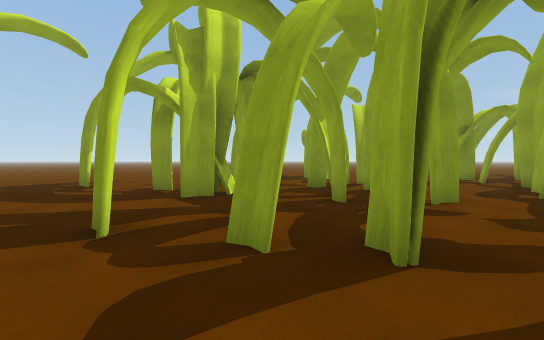
[1] (above)

18 first-person views from a walk through a scene from a Unity 3-D project. The camera is 1.4 m above the floor, tilts 2° down and sees 90° across. The floor is counted in squares, 2 m on a side. Each view is taken from the middle of a square. On the plan, view 1 faces up. The plan holds only what a view shows up to about 9 squares ahead; the rest is blank. The place goes on beyond the plan. Surface patterns are stand-ins for the level's own textures.

[2]
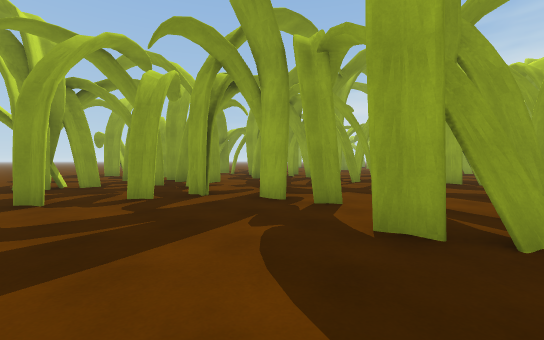

[3]
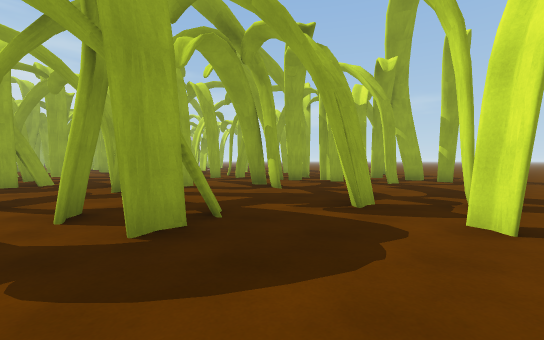

[4]
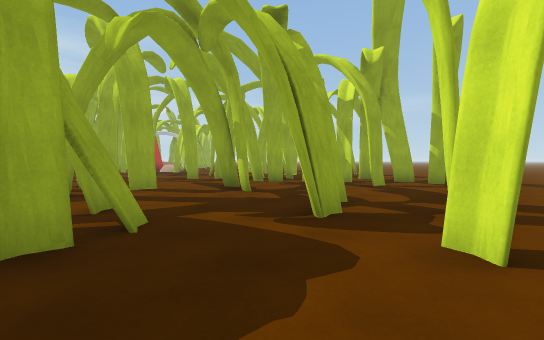

[5]
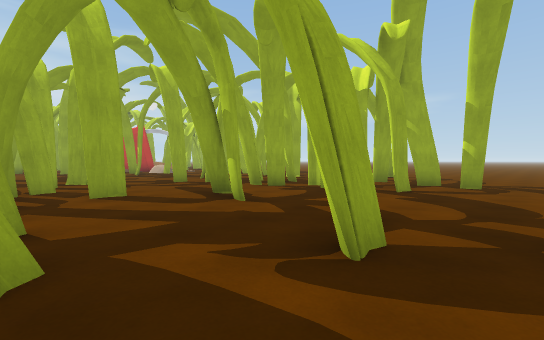

[6]
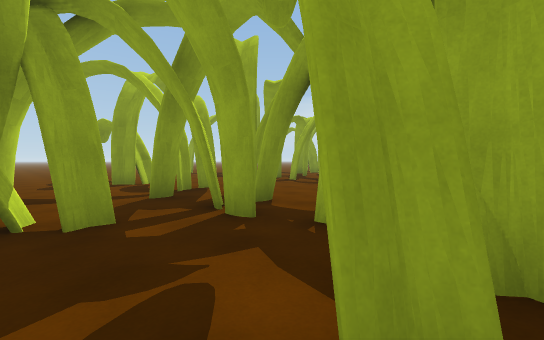

[7]
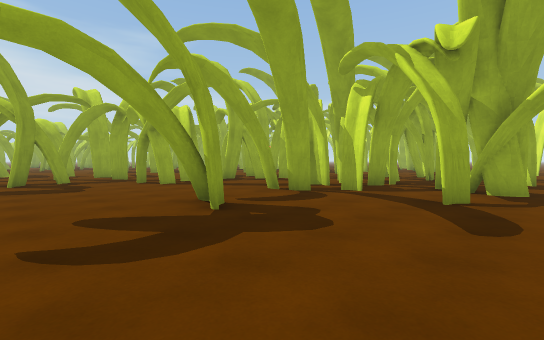

[8]
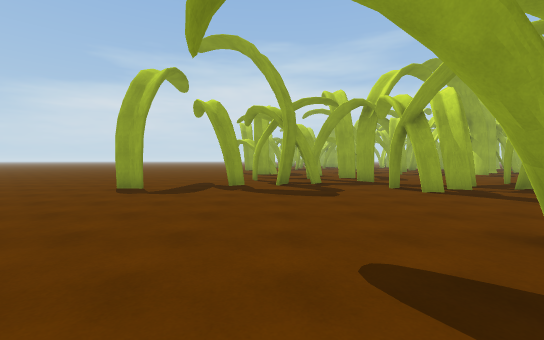

[9]
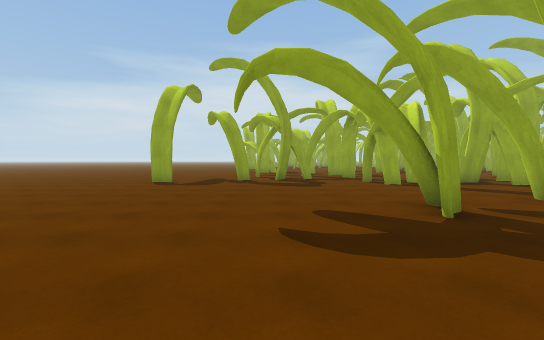

[10]
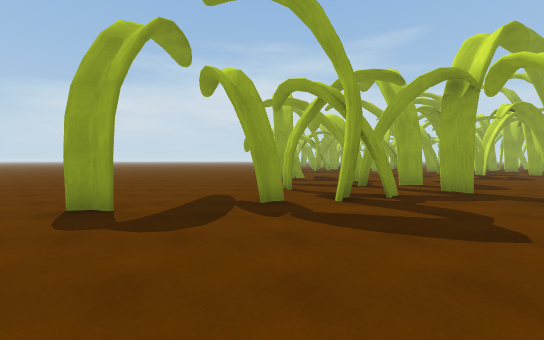

[11]
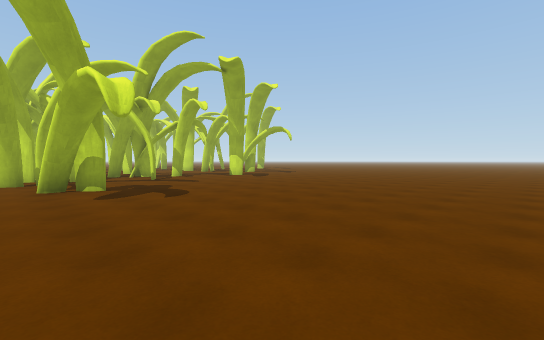

[12]
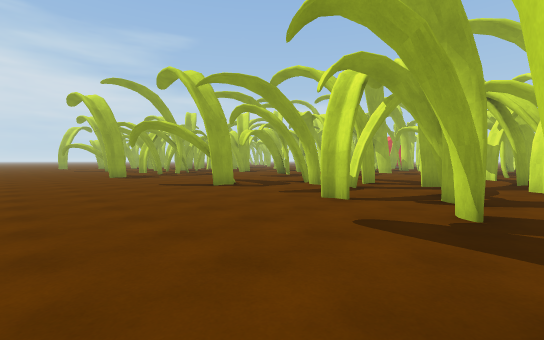

[13]
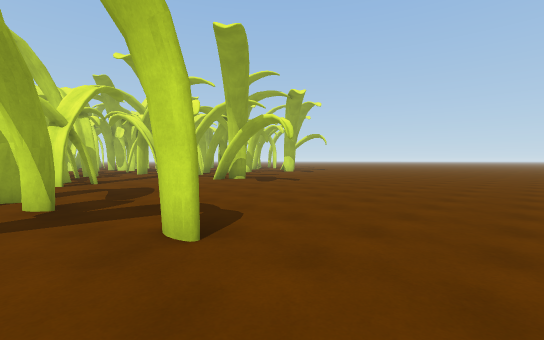

[14]
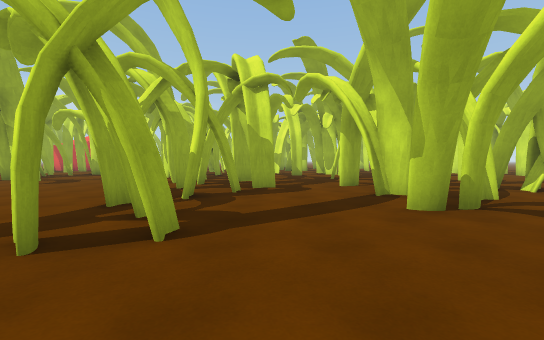

[15]
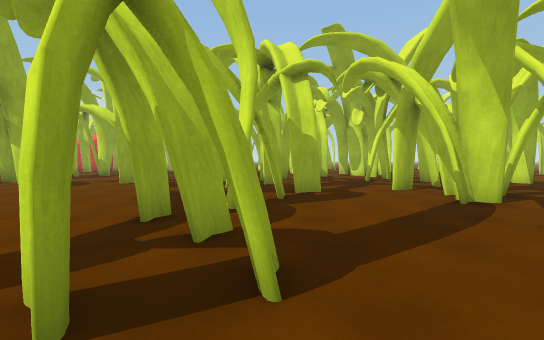

[16]
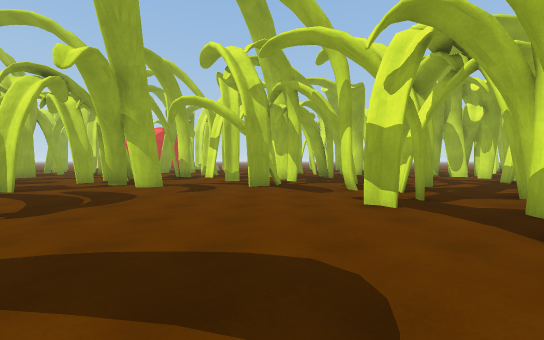

[17]
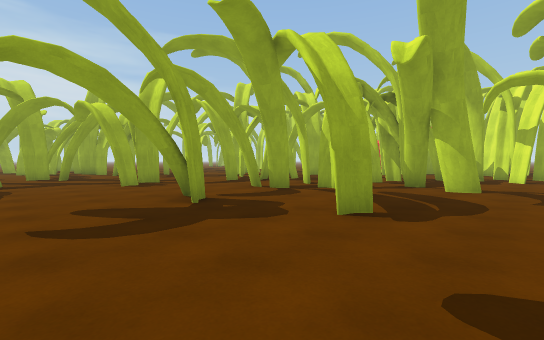

[18]
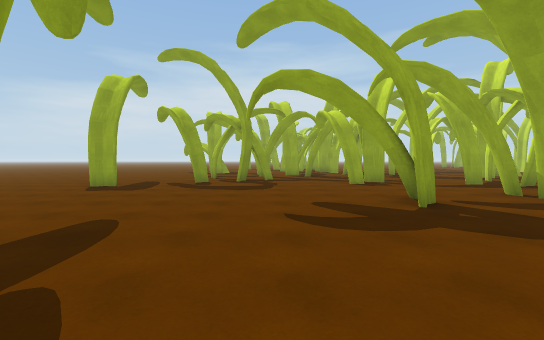

### Floor plan
Key: @ floor where view 1 was taken; # wall or solid block; x gap in a wall; . floor; O other object.
Columns run from 2 left of view 1 to 23 right of it. Each row starts with its distance up from view 1.
 19 ...............
 18 ........................
 17 .........#..............
 16 ........................
 15 .....................#..
 14 ..........#.#...........
 13 ..........x.....#.......
 12 ..........#.............
 11 ....#.......#.#........
 10 .........#.#.#..........
  9 .........#................
  8 .#..##....#........#......
  7 ...#....#.......#.....##
  6 ##.x....#.#.............
  5 ##x###.#.#.........#...
  4 ....#....#........#...#
  3 ........#...#..#...#.#.
  2 ..##......#.x...#.#..
  1 ....#...# ..#....#...
  0 ..@.....      ...
 -1 ...... ...#.  #.#
 -2 ...##.......#
 -3 ...##..##....
 -4 .......##.O..
 -5 ..#.......#
 -6 .#.#.##....
 -7 .........#.
 -8 ......## #
 -9 ...#.O##
-10 .....#.#
-11 ..##.
-12 .....#
-13 ....
-14 ...
-15  ..

Where each view was taken, in squares from view 1:
view 1: 0 up, 0 right, facing up
view 2: 3 down, 2 left, facing up-right
view 3: 1 down, 2 left, facing down-right
view 4: 2 down, 2 left, facing down-right
view 5: 3 down, 1 left, facing down-right
view 6: 2 up, 1 left, facing up-right
view 7: 13 up, 2 left, facing down-right
view 8: 13 up, 0 right, facing right
view 9: 13 up, 2 left, facing right
view 10: 14 up, 3 right, facing right
view 11: 18 up, 3 right, facing down-left
view 12: 18 up, 7 right, facing down-right
view 13: 19 up, 8 right, facing down-left
view 14: 12 up, 5 right, facing down
view 15: 11 up, 6 right, facing down
view 16: 10 up, 10 right, facing down
view 17: 10 up, 12 right, facing down-right
view 18: 10 up, 12 right, facing right
